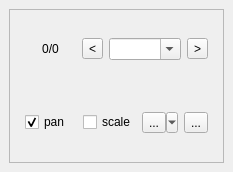
<?xml version="1.0" encoding="UTF-8"?>
<ui version="4.0">
 <class>teamtraining</class>
 <widget class="QDockWidget" name="teamtraining">
  <property name="geometry">
   <rect>
    <x>0</x>
    <y>0</y>
    <width>233</width>
    <height>172</height>
   </rect>
  </property>
  <property name="windowTitle">
   <string notr="true">teamtraining</string>
  </property>
  <widget class="QWidget" name="dockWidgetContents">
   <layout class="QGridLayout" name="gridLayout_3">
    <item row="0" column="1">
     <widget class="QFrame" name="browseFrame">
      <property name="sizePolicy">
       <sizepolicy hsizetype="Preferred" vsizetype="Preferred">
        <horstretch>0</horstretch>
        <verstretch>0</verstretch>
       </sizepolicy>
      </property>
      <property name="autoFillBackground">
       <bool>false</bool>
      </property>
      <property name="frameShape">
       <enum>QFrame::StyledPanel</enum>
      </property>
      <layout class="QGridLayout" name="gridLayout_2">
       <property name="margin">
        <number>6</number>
       </property>
       <item row="1" column="0">
        <widget class="QWidget" name="widget" native="true">
         <layout class="QGridLayout" name="gridLayout">
          <item row="1" column="2">
           <widget class="QComboBox" name="listCombo">
            <property name="toolTip">
             <string/>
            </property>
            <property name="accessibleName">
             <string notr="true"/>
            </property>
            <property name="accessibleDescription">
             <string notr="true"/>
            </property>
            <property name="editable">
             <bool>true</bool>
            </property>
            <property name="sizeAdjustPolicy">
             <enum>QComboBox::AdjustToContents</enum>
            </property>
           </widget>
          </item>
          <item row="1" column="1">
           <widget class="QToolButton" name="previousButton">
            <property name="sizePolicy">
             <sizepolicy hsizetype="Minimum" vsizetype="Fixed">
              <horstretch>0</horstretch>
              <verstretch>0</verstretch>
             </sizepolicy>
            </property>
            <property name="maximumSize">
             <size>
              <width>21</width>
              <height>16777215</height>
             </size>
            </property>
            <property name="toolTip">
             <string/>
            </property>
            <property name="accessibleName">
             <string notr="true"/>
            </property>
            <property name="accessibleDescription">
             <string/>
            </property>
            <property name="text">
             <string notr="true">&lt;</string>
            </property>
           </widget>
          </item>
          <item row="1" column="3">
           <widget class="QToolButton" name="nextButton">
            <property name="sizePolicy">
             <sizepolicy hsizetype="Minimum" vsizetype="Fixed">
              <horstretch>0</horstretch>
              <verstretch>0</verstretch>
             </sizepolicy>
            </property>
            <property name="maximumSize">
             <size>
              <width>21</width>
              <height>16777215</height>
             </size>
            </property>
            <property name="toolTip">
             <string/>
            </property>
            <property name="accessibleName">
             <string notr="true"/>
            </property>
            <property name="accessibleDescription">
             <string notr="true"/>
            </property>
            <property name="text">
             <string notr="true">&gt;</string>
            </property>
           </widget>
          </item>
          <item row="1" column="0">
           <widget class="QLabel" name="currentPosLabel">
            <property name="toolTip">
             <string/>
            </property>
            <property name="accessibleName">
             <string notr="true"/>
            </property>
            <property name="accessibleDescription">
             <string/>
            </property>
            <property name="text">
             <string notr="true">0/0</string>
            </property>
            <property name="alignment">
             <set>Qt::AlignCenter</set>
            </property>
           </widget>
          </item>
         </layout>
        </widget>
       </item>
       <item row="2" column="0">
        <widget class="QWidget" name="widget_2" native="true">
         <layout class="QGridLayout" name="gridLayout_4">
          <item row="0" column="0">
           <widget class="QCheckBox" name="panCheck">
            <property name="text">
             <string>pan</string>
            </property>
            <property name="checked">
             <bool>true</bool>
            </property>
           </widget>
          </item>
          <item row="0" column="1">
           <widget class="QCheckBox" name="scaleCheck">
            <property name="text">
             <string>scale</string>
            </property>
           </widget>
          </item>
          <item row="0" column="3">
           <widget class="QToolButton" name="editFormButton">
            <property name="toolTip">
             <string notr="true"/>
            </property>
            <property name="accessibleDescription">
             <string notr="true"/>
            </property>
            <property name="text">
             <string notr="true">...</string>
            </property>
            <property name="icon">
             <iconset>
              <normaloff>../icons/openform.svg</normaloff>../icons/openform.svg</iconset>
            </property>
           </widget>
          </item>
          <item row="0" column="2">
           <widget class="QToolButton" name="actionButton">
            <property name="sizePolicy">
             <sizepolicy hsizetype="Fixed" vsizetype="Fixed">
              <horstretch>0</horstretch>
              <verstretch>0</verstretch>
             </sizepolicy>
            </property>
            <property name="text">
             <string>...</string>
            </property>
            <property name="icon">
             <iconset>
              <normaloff>../icons/action.svg</normaloff>../icons/action.svg</iconset>
            </property>
            <property name="popupMode">
             <enum>QToolButton::MenuButtonPopup</enum>
            </property>
           </widget>
          </item>
         </layout>
        </widget>
       </item>
      </layout>
     </widget>
    </item>
   </layout>
  </widget>
 </widget>
 <resources/>
 <connections/>
</ui>
